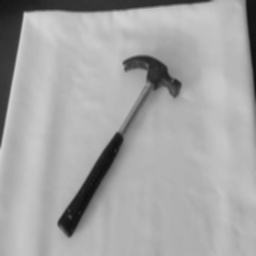
#> input picture app/server/dataset/train/3/gaussian0.jpg, 256 x 256 px
$ python -i visor.py   (imports and definitions only)
#> lines starting #> are read from the running program, lines starting #| are printed output that depends on the picture; after the words box and inside, x2 and y2 are one past the last pixel; in counts of white or black regions, pixels touching at a corner belong together
#> further down, picture is the input picture: shape (256, 256, 3); min 14, max 211, mean 165.6
import numpy as np
import cv2 as cv
import os
import base64
import requests
import json

def shapeDetector(image):
    imgray = cv.cvtColor(image, cv.COLOR_BGR2GRAY)
    ret, thresh = cv.threshold(imgray, 127, 255, 0)
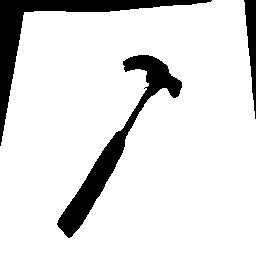
#> thresh: shape (256, 256); 87.5% white; 3 black regions
    contours, hierarchy = cv.findContours(thresh, cv.RETR_EXTERNAL, cv.CHAIN_APPROX_SIMPLE)
#> contours = 1 contour; box (x1, y1, x2, y2) and area: (0, 0, 256, 256) 60650
    #tem = cv.drawContours(imgray, contours, -1 , (0,255,0), 20)
    #cv.imshow("Test", tem)
    max = 0
    maxCt = None
    for c in contours:
        peri = cv.arcLength(c, True)
        approx = cv.approxPolyDP(c, 0.04 * peri, True)
        if len(approx) == 4:
            x,y,w,h = cv.boundingRect(c)
            if(w*h>max):
                max = w*h
                maxCt = c
#> this loop made 1 pass
#> (peri, approx, x, y, w, h, max) on pass 1: (992.7, [[243, 0], [24, 12], [0, 255], [255, 255]], 0, 0, 256, 256, 65536)
#> after the loop, max = 65536; maxCt = contour of 102 points, box (x1, y1, x2, y2) (0, 0, 256, 256), area 60650
    return maxCt

def createCrop(image, approx):
    points = np.squeeze(approx)
    x = points[:, 0]
    y = points[:, 1]
    (topy, topx) = (np.min(y), np.min(x))
    (bottomy, bottomx) = (np.max(y), np.max(x))
    out = image[topy:bottomy+1, topx:bottomx+1]
    return out

def loadImages(directory = "images"):
    results = []
    for folder in os.walk(directory):
        for img in folder[2]:
            loadedImage =cv.imread(directory+"/"+img)
            retval, buffer = cv.imencode('.jpg', loadedImage)
            base64_bytes = base64.b64encode(buffer)
            jpg_as_text = base64_bytes.decode('utf-8')
            results.append({"id":img,"value":jpg_as_text})
    return results

# [1 line not run here, left out]
count = 0
name = ""
width = 256
height = 256
dimensions =(width, height)
# [53 lines not run here, left out]

>>> import cv2
>>> picture = cv2.imread('../server/dataset/train/3/gaussian0.jpg')
>>> result = shapeDetector(picture)
#> result has the same summary as maxCt in shapeDetector

$ run again, on app/server/dataset/train/3/gaussian1.jpg
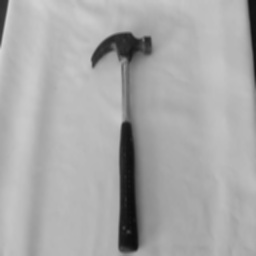
#> input picture app/server/dataset/train/3/gaussian1.jpg, 256 x 256 px
#> picture is the input picture: shape (256, 256, 3); min 12, max 214, mean 168.7
#> in shapeDetector, `ret, thresh = cv.threshold(imgray, 127, 255, 0)`:
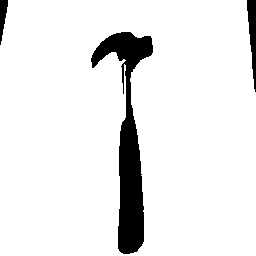
#> thresh: shape (256, 256); 91.9% white; 3 black regions
#> contours = 1 contour; box (x1, y1, x2, y2) and area: (0, 0, 256, 256) 64328
#> the loop in shapeDetector, `for c in contours:` made 1 pass
#> (peri, approx, x, y, w, h, max) on pass 1: (1010, [[8, 0], [0, 255], [255, 255], [246, 0]], 0, 0, 256, 256, 65536)
#> after the loop in shapeDetector, `for c in contours:`: max = 65536; maxCt = contour of 38 points, box (x1, y1, x2, y2) (0, 0, 256, 256), area 64328
#> result has the same summary as maxCt in shapeDetector

$ run again, on app/server/dataset/train/3/gaussian10.jpg
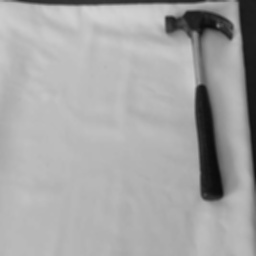
#> input picture app/server/dataset/train/3/gaussian10.jpg, 256 x 256 px
#> picture is the input picture: shape (256, 256, 3); min 11, max 211, mean 165.7
#> in shapeDetector, `ret, thresh = cv.threshold(imgray, 127, 255, 0)`:
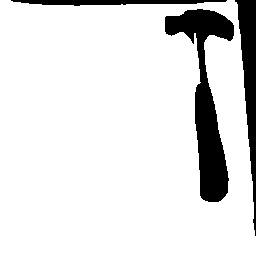
#> thresh: shape (256, 256); 88.3% white; 3 black regions
#> contours = 1 contour; box (x1, y1, x2, y2) and area: (0, 0, 256, 256) 61993
#> the loop in shapeDetector, `for c in contours:` made 1 pass
#> (peri, approx, x, y, w, h, max) on pass 1: (1014.9, [[0, 0], [0, 255], [255, 255], [236, 2]], 0, 0, 256, 256, 65536)
#> after the loop in shapeDetector, `for c in contours:`: max = 65536; maxCt = contour of 75 points, box (x1, y1, x2, y2) (0, 0, 256, 256), area 61993
#> result has the same summary as maxCt in shapeDetector

$ run again, on app/server/dataset/train/3/gaussian11.jpg
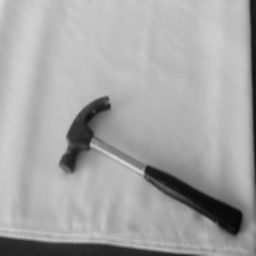
#> input picture app/server/dataset/train/3/gaussian11.jpg, 256 x 256 px
#> picture is the input picture: shape (256, 256, 3); min 7, max 218, mean 165.6
#> in shapeDetector, `ret, thresh = cv.threshold(imgray, 127, 255, 0)`:
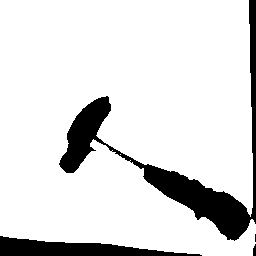
#> thresh: shape (256, 256); 87% white; 4 black regions (1 under 20 px)
#> contours = 2 contours, 1 with area under 20; largest, box (x1, y1, x2, y2) and area: (0, 0, 256, 256) 56250
#> the loop in shapeDetector, `for c in contours:` made 2 passes
#> (peri, approx) on pass 1: (0, [[120, 154]])
#> after the loop in shapeDetector, `for c in contours:`: max = 0
